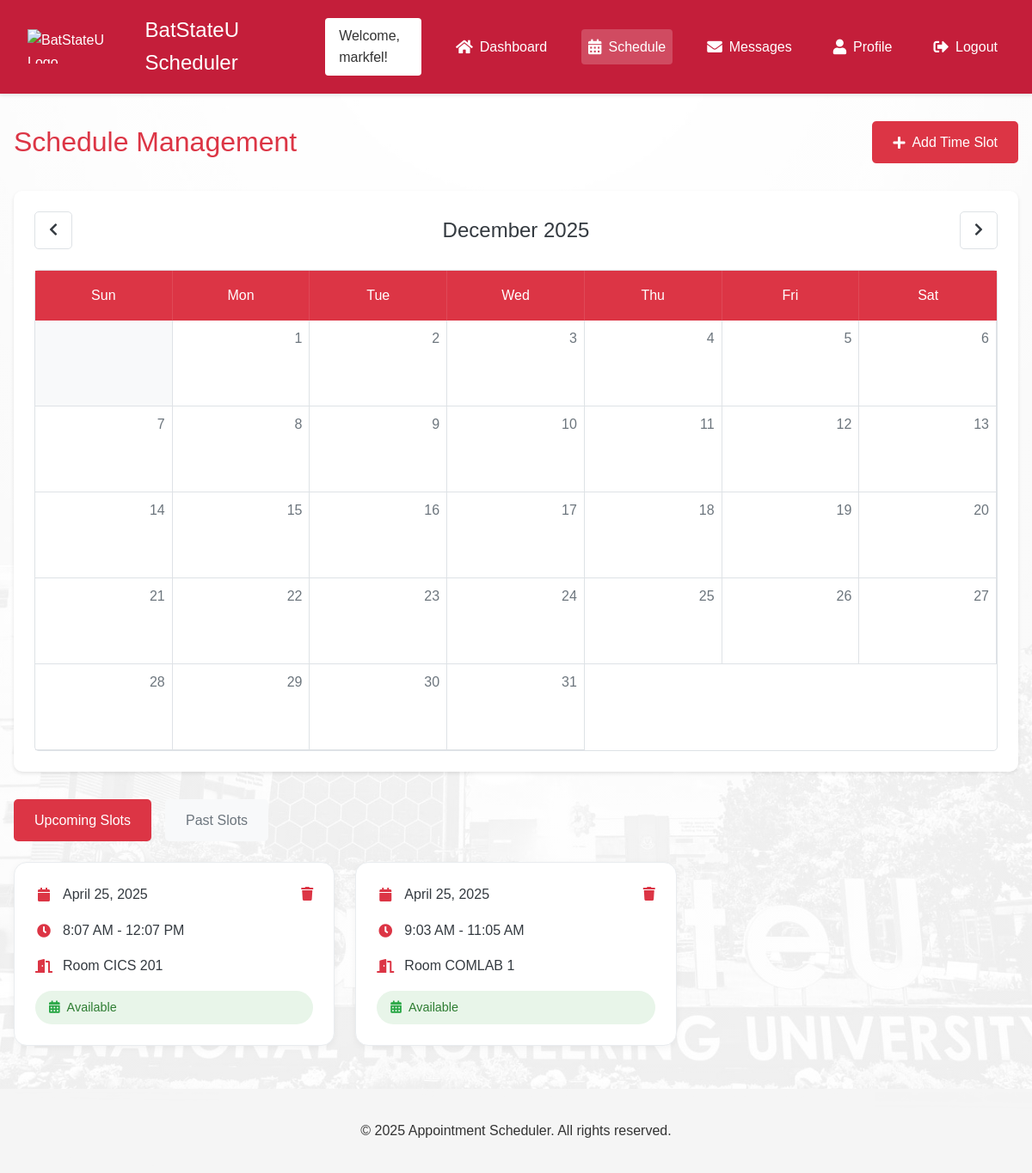
Screenshot of /faculty-schedule/ (signed in) with the database file from the repository.
### AppointmentWebsite/models.py (models this page shows, shortened)
class TimeSlot(models.Model):
    ROOM_CHOICES = [
        ('CICS201', 'CICS 201'),
        ('CICS202', 'CICS 202'),
        ('CPE_FACULTY', 'CpE FACULTY'),
        ('COMP_LAB_CICS', 'COMPUTER ENGINEERING LAB (CICS)'),
        ('COMP_LAB_EINSTEIN', 'COMPUTER LAB (EINSTEIN BUILDING)'),
        ('ICT_FACULTY', 'ICT FACULTY (GYM)')
    ]
    date = models.DateField()
    start_time = models.TimeField()
    end_time = models.TimeField()
    room = models.CharField(max_length=50, choices=ROOM_CHOICES, default='CICS201')
    is_available = models.BooleanField(default=True)
    faculty = models.ForeignKey(User, on_delete=models.CASCADE, related_name='time_slots')
    created_at = models.DateTimeField(default=timezone.now)
    class Meta:
        ordering = ['date', 'start_time']

### Appointment_Scheduler/views.py (the view)
# urls.py: path('faculty-schedule/', views.faculty_schedule, name='faculty_schedule'),  # Added faculty schedule URL
@login_required
def faculty_schedule(request):
    try:
        user_profile = request.user.userprofile
        if user_profile.user_type != 'faculty':
            messages.error(request, "You don't have permission to access the faculty schedule.")
            return redirect('schedule')
    except UserProfile.DoesNotExist:
        messages.error(request, "Please complete your profile to access the faculty schedule.")
        return redirect('edit_profile')
    time_slots = TimeSlot.objects.filter(
        faculty=request.user
    ).order_by('date', 'start_time')
    context = {
        'time_slots': time_slots,
        'today': timezone.now().date(),
    }
    return render(request, 'faculty_schedule.html', context)

### templates/faculty_schedule.html (shortened to what this page needs)
{% extends 'base.html' %}
{% load static %}
{% block extra_css %}
<link rel="stylesheet" href="{% static 'css/faculty_schedule.css' %}">
{% endblock %}
{% block content %}
<div class="schedule-container">
    <div class="schedule-header">
        <h1>Schedule Management</h1>
        <button class="add-slot-btn" onclick="openAddSlotModal()">
            <i class="fas fa-plus"></i> Add Time Slot
        </button>
    </div>
    <div class="calendar-section">
        <div class="calendar-nav">
            <button class="nav-btn" id="prevMonth">
                <i class="fas fa-chevron-left"></i>
            </button>
            <h2 id="currentMonth">April 2025</h2>
            <button class="nav-btn" id="nextMonth">
                <i class="fas fa-chevron-right"></i>
            </button>
        </div>
        <div class="calendar-grid">
            <div class="calendar-days">
                <div class="day-header">Sun</div>
                <div class="day-header">Mon</div>
                <div class="day-header">Tue</div>
                <div class="day-header">Wed</div>
                <div class="day-header">Thu</div>
                <div class="day-header">Fri</div>
                <div class="day-header">Sat</div>
            </div>
            <div id="calendarDays" class="calendar-dates"></div>
        </div>
    </div>
    <div class="schedule-content">
        <div class="schedule-tabs">
            <button class="tab-btn active" data-tab="upcoming">Upcoming Slots</button>
            <button class="tab-btn" data-tab="past">Past Slots</button>
        </div>
        <div class="tab-content" id="upcoming">
            {% if time_slots %}
            <div class="time-slots">
                {% for slot in time_slots %}
                <div class="time-slot-card" data-slot-id="{{ slot.id }}">
                    <div class="slot-info">
                        <div class="slot-info-item">
                            <i class="fas fa-calendar text-danger"></i>
                            {{ slot.date|date:"F d, Y" }}
                        </div>
                        <div class="slot-info-item">
                            <i class="fas fa-clock text-danger"></i>
                            {{ slot.start_time|time:"g:i A" }} - {{ slot.end_time|time:"g:i A" }}
                        </div>
                        <div class="slot-info-item">
                            <i class="fas fa-door-open text-danger"></i>
                            Room {{ slot.room }}
                        </div>
                        <div class="slot-status {% if slot.is_booked %}booked{% else %}available{% endif %}">
                            <i class="fas fa-calendar-{% if slot.is_booked %}check{% else %}alt{% endif %} text-success"></i>
                            {% if slot.is_booked %}Booked{% else %}Available{% endif %}
                        </div>
                    </div>
                    {% if not slot.is_booked %}
                    <button type="button" class="delete-btn" onclick="deleteTimeSlot({{ slot.id }})">
                        <i class="fas fa-trash text-danger"></i>
                    </button>
                    {% endif %}
                </div>
                {% endfor %}
            </div>
            {% endif %}
        </div>
    </div>
</div>
{% endblock %}

### templates/header.html (shortened to what this page needs)
{% load static %}
<header class="site-header">
    <div class="header-content">
        <div class="left-section">
            <img src="https://batstate-u.edu.ph/wp-content/uploads/2022/05/BatStateU-NEU-Logo.png" alt="BatStateU Logo" class="logo">
            <span class="logo-text">BatStateU Scheduler</span>
        </div>
        {% if user.is_authenticated %}
        <div class="right-section">
            <div class="welcome-box">
                Welcome, {{ user.username }}!
            </div>
            <nav class="nav-menu">
                <a href="{% url 'dashboard' %}" class="nav-link {% if request.path == '/dashboard/' %}active{% endif %}">
                    <i class="fas fa-home"></i> Dashboard
                </a>
                <a href="{% url 'schedule' %}" class="nav-link {% if 'schedule' in request.path %}active{% endif %}">
                    <i class="fas fa-calendar-alt"></i> Schedule
                </a>
                <a href="{% url 'messages' %}" class="nav-link {% if 'messages' in request.path %}active{% endif %}">
                    <i class="fas fa-envelope"></i> Messages
                </a>
                <a href="{% url 'profile' %}" class="nav-link {% if 'profile' in request.path %}active{% endif %}">
                    <i class="fas fa-user"></i> Profile
                </a>
                <a href="{% url 'logout' %}" class="nav-link">
                    <i class="fas fa-sign-out-alt"></i> Logout
                </a>
            </nav>
        </div>
        {% endif %}
    </div>
</header>
<link rel="stylesheet" href="https://cdnjs.cloudflare.com/ajax/libs/font-awesome/5.15.4/css/all.min.css">

### static/css/style.css (style rules this page uses)
:root { --primary-red: #9D2235; --dark-red: #7B1E2B; --white: #FFFFFF; --light-gray: #F5F5F5; --dark-gray: #333333; --border-gray: #DDDDDD; }
body { font-family: Arial, sans-serif; line-height: 1.6; margin: 0; padding: 0; background-image: linear-gradient(rgba(255, 255, 255, 0.7), rgba(255, 255, 255, 0.7)), url('../images/batstate-bg.jpg'); background-repeat: no-repeat; background-position: center center; background-attachment: fixed; background-size: cover; min-height: 100vh; width: 100%; }
.site-header { background-color: rgba(255, 255, 255, 0.95); box-shadow: 0 1px 3px rgba(0,0,0,0.1); }
.site-header { background-color: rgba(255, 255, 255, 0.95); box-shadow: 0 2px 4px rgba(0,0,0,0.1); padding: 1rem 2rem; position: sticky; top: 0; z-index: 1000; }
.header-content { display: flex; justify-content: space-between; align-items: center; max-width: 1200px; margin: 0 auto; }

### static/css/faculty_schedule.css (style rules this page uses)
:root { --primary-color: #dc3545; --primary-dark: #c82333; --primary-light: #f8d7da; --text-primary: #343a40; --text-secondary: #6c757d; --white: #ffffff; --gray-100: #f8f9fa; --gray-200: #e9ecef; --gray-300: #dee2e6; --success: #28a745; --warning: #ffc107; }
.schedule-container { max-width: 1200px; margin: 2rem auto; padding: 0 1rem; }
.schedule-header { display: flex; justify-content: space-between; align-items: center; margin-bottom: 2rem; }
.schedule-header h1 { color: var(--primary-color); margin: 0; font-size: 2rem; }
.add-slot-btn { background-color: var(--primary-color); color: var(--white); border: none; padding: 0.75rem 1.5rem; border-radius: 5px; cursor: pointer; display: flex; align-items: center; gap: 0.5rem; font-weight: 500; transition: background-color 0.2s; }
.calendar-section { background: var(--white); border-radius: 10px; box-shadow: 0 2px 4px rgba(0, 0, 0, 0.1); padding: 1.5rem; margin-bottom: 2rem; }
.calendar-nav { display: flex; justify-content: space-between; align-items: center; margin-bottom: 1.5rem; }
.calendar-nav h2 { margin: 0; color: var(--text-primary); font-size: 1.5rem; }
.nav-btn { background: none; border: 1px solid var(--gray-300); padding: 0.5rem 1rem; border-radius: 5px; cursor: pointer; color: var(--text-primary); }
.calendar-grid { border: 1px solid var(--gray-300); border-radius: 5px; }
.calendar-days { display: grid; grid-template-columns: repeat(7, 1fr); background: var(--primary-color); color: var(--white); font-weight: 500; }
.day-header { padding: 1rem; text-align: center; border-right: 1px solid rgba(255, 255, 255, 0.1); }
.day-header:last-child { border-right: none; }
.calendar-dates { display: grid; grid-template-columns: repeat(7, 1fr); }
.schedule-tabs { display: flex; gap: 1rem; margin-bottom: 1.5rem; }
.tab-btn { padding: 0.75rem 1.5rem; background: var(--gray-100); border: none; border-radius: 5px; cursor: pointer; color: var(--text-secondary); font-weight: 500; }
.tab-btn.active { background: var(--primary-color); color: var(--white); }
.time-slots { display: grid; grid-template-columns: repeat(auto-fill, minmax(300px, 1fr)); gap: 1.5rem; }
.time-slot-card { background-color: var(--white); border-radius: 15px; padding: 1.5rem; box-shadow: 0 2px 8px rgba(0, 0, 0, 0.05); position: relative; border: 1px solid var(--gray-200); }
.slot-info { display: flex; flex-direction: column; gap: 1rem; }
.slot-info-item { display: flex; align-items: center; gap: 0.75rem; color: var(--text-primary); font-size: 1rem; }
.slot-info-item i { width: 20px; text-align: center; }
.text-danger { color: var(--primary-color) !important; }
.text-success { color: #28a745 !important; }
.slot-status { display: inline-flex; align-items: center; gap: 0.5rem; padding: 0.5rem 1rem; border-radius: 20px; font-size: 0.9rem; font-weight: 500; background-color: #e8f5e9; color: #2e7d32; }
.delete-btn { position: absolute; top: 1rem; right: 1rem; background: none; border: none; cursor: pointer; padding: 0.5rem; }

### rows the page displays
TimeSlot: date "April 25, 2025", start_time "8:07 AM", end_time "12:07 PM", room "CICS 201"
TimeSlot: date "April 25, 2025", start_time "9:03 AM", end_time "11:05 AM", room "COMLAB 1"

### other values shown
{{ user.username }} "markfel"
